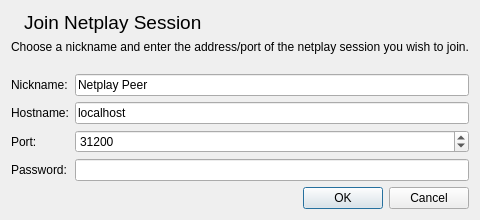
<?xml version="1.0" encoding="UTF-8"?>
<ui version="4.0">
 <class>JoinNetplaySessionDialog</class>
 <widget class="QDialog" name="JoinNetplaySessionDialog">
  <property name="windowModality">
   <enum>Qt::WindowModal</enum>
  </property>
  <property name="geometry">
   <rect>
    <x>0</x>
    <y>0</y>
    <width>480</width>
    <height>220</height>
   </rect>
  </property>
  <property name="windowTitle">
   <string comment="Window title">Create Netplay Session</string>
  </property>
  <property name="modal">
   <bool>true</bool>
  </property>
  <layout class="QVBoxLayout" name="verticalLayout">
   <item>
    <layout class="QHBoxLayout" name="horizontalLayout" stretch="0,1">
     <item>
      <widget class="QLabel" name="label">
       <property name="text">
        <string/>
       </property>
       <property name="pixmap">
        <pixmap resource="resources/resources.qrc">:/icons/emblem-person-blue.png</pixmap>
       </property>
      </widget>
     </item>
     <item>
      <widget class="QLabel" name="label_2">
       <property name="font">
        <font>
         <pointsize>14</pointsize>
         <bold>false</bold>
        </font>
       </property>
       <property name="text">
        <string comment="Header text">Join Netplay Session</string>
       </property>
       <property name="alignment">
        <set>Qt::AlignLeading|Qt::AlignLeft|Qt::AlignTop</set>
       </property>
      </widget>
     </item>
    </layout>
   </item>
   <item>
    <widget class="QLabel" name="label_3">
     <property name="text">
      <string>Choose a nickname and enter the address/port of the netplay session you wish to join.</string>
     </property>
     <property name="wordWrap">
      <bool>true</bool>
     </property>
    </widget>
   </item>
   <item>
    <spacer name="verticalSpacer">
     <property name="orientation">
      <enum>Qt::Vertical</enum>
     </property>
     <property name="sizeHint" stdset="0">
      <size>
       <width>20</width>
       <height>40</height>
      </size>
     </property>
    </spacer>
   </item>
   <item>
    <layout class="QFormLayout" name="formLayout">
     <item row="0" column="0">
      <widget class="QLabel" name="label_4">
       <property name="text">
        <string>Nickname:</string>
       </property>
      </widget>
     </item>
     <item row="0" column="1">
      <widget class="QLineEdit" name="nickname">
       <property name="text">
        <string>Netplay Peer</string>
       </property>
       <property name="maxLength">
        <number>128</number>
       </property>
      </widget>
     </item>
     <item row="2" column="0">
      <widget class="QLabel" name="label_5">
       <property name="text">
        <string>Port:</string>
       </property>
      </widget>
     </item>
     <item row="2" column="1">
      <widget class="QSpinBox" name="port">
       <property name="minimum">
        <number>1</number>
       </property>
       <property name="maximum">
        <number>65535</number>
       </property>
       <property name="value">
        <number>31200</number>
       </property>
      </widget>
     </item>
     <item row="1" column="0">
      <widget class="QLabel" name="label_6">
       <property name="text">
        <string>Hostname:</string>
       </property>
      </widget>
     </item>
     <item row="1" column="1">
      <widget class="QLineEdit" name="hostname">
       <property name="text">
        <string>localhost</string>
       </property>
      </widget>
     </item>
     <item row="3" column="0">
      <widget class="QLabel" name="label_7">
       <property name="text">
        <string>Password:</string>
       </property>
      </widget>
     </item>
     <item row="3" column="1">
      <widget class="QLineEdit" name="password">
       <property name="maxLength">
        <number>128</number>
       </property>
       <property name="echoMode">
        <enum>QLineEdit::Normal</enum>
       </property>
      </widget>
     </item>
    </layout>
   </item>
   <item>
    <widget class="QDialogButtonBox" name="buttonBox">
     <property name="standardButtons">
      <set>QDialogButtonBox::Cancel|QDialogButtonBox::Ok</set>
     </property>
    </widget>
   </item>
  </layout>
 </widget>
 <resources>
  <include location="resources/resources.qrc"/>
 </resources>
 <connections/>
</ui>
